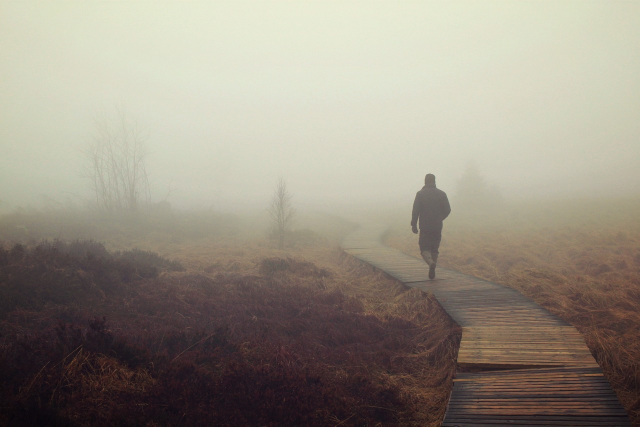
#> input picture data/raw/detection_test.jpg, 1280 x 853 px (shown at 1/2 size)
$ python -i advanced_generator.py   (imports and definitions only)
#> lines starting #> are read from the running program, lines starting #| are printed output that depends on the picture
import numpy as np
import cv2
import os
from tqdm import tqdm


def generate_random_depth(h, w):
    noise = np.random.rand(h, w)
    depth = cv2.GaussianBlur(noise, (51, 51), 0)
    depth = (depth - depth.min()) / (depth.max() - depth.min())
    return depth


def generate_spatial_beta(h, w):
    beta_noise = np.random.uniform(0.5, 2.0, (h, w))
    beta_map = cv2.GaussianBlur(beta_noise, (101, 101), 0)
    return beta_map


def generate_spatial_atmosphere(h, w):
    A_base = np.random.uniform(0.6, 1.0, 3)

    variation = np.random.uniform(0.8, 1.2, (h, w, 3))
    variation = cv2.GaussianBlur(variation, (101, 101), 0)

    A_map = A_base * variation
    return np.clip(A_map, 0, 1)


def add_illumination_variation(image):
    h, w = image.shape[:2]
    illum = np.random.uniform(0.5, 1.2, (h, w))
    illum = cv2.GaussianBlur(illum, (101, 101), 0)
    image = image * illum[:, :, None]
    return np.clip(image, 0, 1)


def add_sensor_noise(image):
    noise = np.random.normal(0, 0.02, image.shape)
    return np.clip(image + noise, 0, 1)


def generate_dataset(clean_images, output_dir, num_samples=500):

    os.makedirs(os.path.join(output_dir, "hazy"), exist_ok=True)
    os.makedirs(os.path.join(output_dir, "transmission"), exist_ok=True)
    os.makedirs(os.path.join(output_dir, "clean"), exist_ok=True)

    count = 0

    while count < num_samples:

        img = clean_images[np.random.randint(0, len(clean_images))]
        h, w = img.shape[:2]

        # Apply illumination variation
        img_mod = add_illumination_variation(img)

        depth = generate_random_depth(h, w)
        beta_map = generate_spatial_beta(h, w)

        transmission = np.exp(-beta_map * depth)

        A_map = generate_spatial_atmosphere(h, w)

        hazy = img_mod * transmission[:, :, None] + A_map * (1 - transmission[:, :, None])

        hazy = add_sensor_noise(hazy)

        cv2.imwrite(f"{output_dir}/hazy/{count}.png",
                    (hazy * 255).astype(np.uint8))

        cv2.imwrite(f"{output_dir}/transmission/{count}.png",
                    (transmission * 255).astype(np.uint8))

        cv2.imwrite(f"{output_dir}/clean/{count}.png",
                    (img * 255).astype(np.uint8))

        count += 1

>>> import cv2
>>> picture = cv2.imread('../../data/raw/detection_test.jpg', cv2.IMREAD_GRAYSCALE)
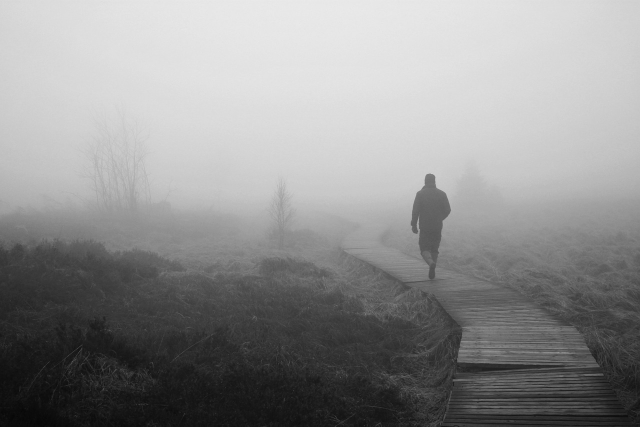
#> picture: shape (853, 1280) (shown at 1/2 size); min 5, max 235, mean 143.8
>>> result = generate_dataset(picture, 'out.png')
#> after the loop in generate_dataset, `while count < num_samples:`: count = 0
#> (the run stopped early here; a loop or call above may not have finished)
